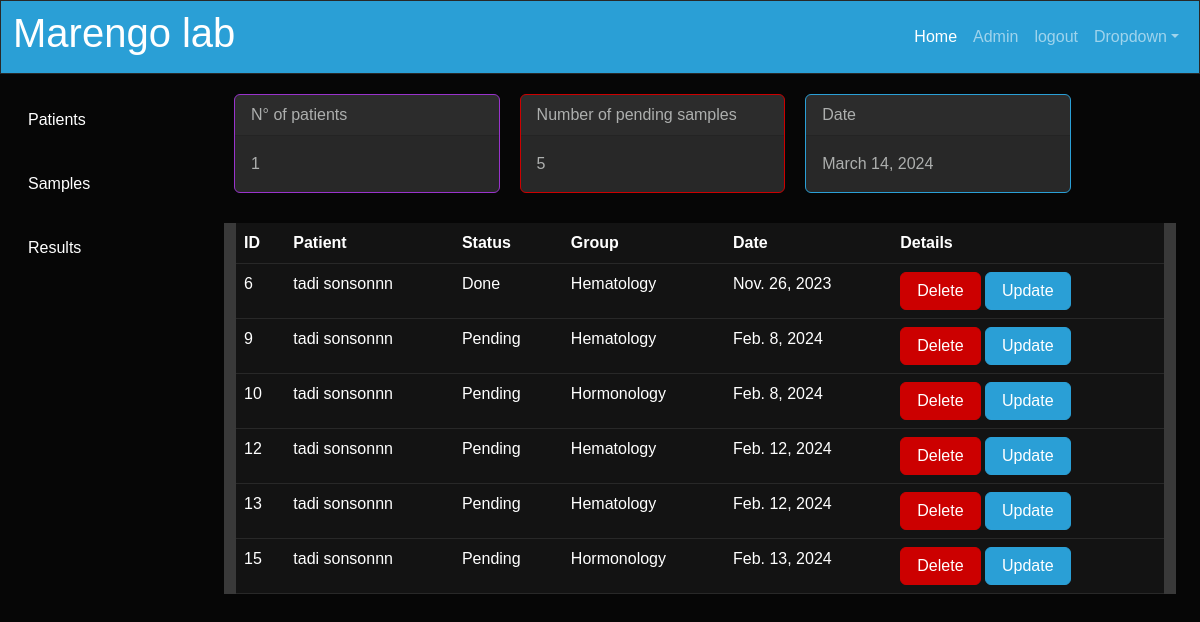
The page /ViewSample on the database its author committed.
### Lab/models.py (models this page shows, shortened)
class Sample(models.Model):
    PENDING = 'P'
    DONE = 'D'
    status_choice = [
        (PENDING, 'Pending'),
        (DONE, 'Done'),
    ]
    sample_ID = models.AutoField(primary_key=True)
    date = models.DateField(default=date.today)
    status = models.CharField(max_length=1,choices=status_choice,default=PENDING,null=False)
    patient = models.ForeignKey(Patient, on_delete=models.CASCADE,to_field='patient_id')
    group = models.ForeignKey(Group, on_delete=models.CASCADE,to_field='group_ID')

class Patient(models.Model):
    Gender_type=[('0','Male'),('1','Female')]
    patient_id =models.AutoField(primary_key=True)
    f_name = models.CharField(max_length=100)
    l_name = models.CharField(max_length=100)
    age = models.IntegerField()
    validators=[
            MinValueValidator(0),
            MaxValueValidator(100)]
    gender = models.CharField(max_length=1, choices=Gender_type)
    email = models.EmailField()
    tel_num = models.CharField(max_length=15)
    comment = models.TextField(null=True)

class Group(models.Model):
    group_ID = models.AutoField(primary_key=True)
    group_name = models.CharField(max_length=100)
    def __str__(self):
        return self.group_name

### Lab/views.py (the view)
# urls.py: path('ViewSample',views.ViewSample),
def ViewSample(request):
    csrf_token = get_token(request)
    rows = Sample.objects.select_related('patient').all()
    return render(request,'View_Sample.html',{'rows':rows,'csrf_token':csrf_token})

### Lab/context_processors.py (called while the page is built)
def patient_count(request):
    pending_count = Sample.objects.filter(status='P').count()
    patient_count = Patient.objects.count()
    current_date = datetime.now().date()
    context= {'pending_count': pending_count, 'patient_count':patient_count,'current_date':current_date}
    return context

### Lab/templates/View_Sample.html (shortened to what this page needs)
{% extends 'index.html' %}
{% block content%}
<table class="table table-hover">
    <thead>
        <tr>
            <th>ID</th>
            <th>Patient</th>
            <th>Status</th>
            <th>Group</th>
            <th>Date</th>
            <th>Details</th>
        </tr>
    </thead>
    <tbody>
        {% for row in rows %}
            <tr data-row-id="{{row.sample_ID}}">
                <td>{{ row.sample_ID}}</td>
                <td>{{ row.patient.l_name }} {{ row.patient.f_name }}</td>
                {% if row.status == 'P' %}
                <td>Pending</td>
                {% elif row.status == 'D' %}
                <td>Done</td>
            {% endif %}
                <td>{{ row.group }}</td>
                <td>{{ row.date }}</td>
                <td>
                <button type="button" class="btn btn-danger" data-bs-toggle="modal"  data-bs-target="#modal2{{ row.sample_ID }}">Delete</button>
                <button type="button" class="btn btn-primary"  data-bs-toggle="modal" data-bs-target="#modal3{{row.sample_ID}}">Update</button>
              </td>
            </tr>
        {% endfor %}
    </tbody>
</table>
{% endblock %}

### Lab/templates/index.html (shortened to what this page needs)
<!DOCTYPE html>
<html lang="en">
    <head>
        <link href="https://cdn.jsdelivr.net/npm/bootswatch@5.3.2/dist/cyborg/bootstrap.min.css" rel="stylesheet">
</head>
<body>
        <nav class="navbar navbar-expand-sm bg-primary" data-bs-theme="dark">
        <div class="container-fluid">
          <h3>Marengo lab</h3>
         <div style="padding-left: 40%;">
          <div class="collapse navbar-collapse" id="navbarColor02">
            <ul class="navbar-nav me-auto">
              <li class="nav-item">
                <a class="nav-link active" href="#">Home
                </a>
              </li>
              <li class="nav-item">
                <a class="nav-link" href="/admin">Admin</a>
              </li>
              <li class="nav-item">
                <a class="nav-link" href="logout">logout</a>
              </li>
              <li class="nav-item dropdown">
                <a class="nav-link dropdown-toggle" data-bs-toggle="dropdown" href="#" role="button" aria-haspopup="true" aria-expanded="false">Dropdown</a>
                </div>
          </div>
        </div>
      </nav>
      <div class="container-fluid">
            <div class="row flex-nowrap" >
                <div class="col-auto col-md-3 col-xl-2 px-sm-2 px-0 ">
                    <div class="d-flex flex-column align-items-center align-items-sm-start px-3 pt-2  min-vh-100">
                        <ul class="nav nav-pills flex-column mb-sm-auto mb-0 align-items-center align-items-sm-start" id="menu">
                                <li>
                                  <a href="#submenu1" data-bs-toggle="collapse" class="nav-link px-0 align-middle ">
                                       <span class="ms-1 d-none d-sm-inline">Patients</span></a>
                              </li>
                                <li>
                                    <a href="#submenu2" data-bs-toggle="collapse" class="nav-link px-0 align-middle ">
                                         <span class="ms-1 d-none d-sm-inline">Samples</span></a>
                                </li>
                                <li>
                                    <a href="#submenu3" data-bs-toggle="collapse" class="nav-link px-0 align-middle ">
                                         <span class="ms-1 d-none d-sm-inline">Results</span></a>
                                </li>
                            </ul>
                        </div>
                    </div>
                    <main class="col-md-9 ms-sm-auto col-lg-10 px-md-4" >
                  <div class="container">
                     <div class="row">
                        <div class="column ">
                          <div class="card border-info">
                          <div class="card-header">N° of patients</div>
                          <div class="card-body">
                            <p class="card-text">{{patient_count}}</p>
                          </div>
                          </div>
                        </div>
                         <div class="column ">
                          <div class="card border-danger">
                          <div class="card-header">Number of pending samples </div>
                          <div class="card-body">
                            <p class="card-text">{{pending_count}}</p>
                          </div>
                        </div>
                        </div>
                        <div class="column ">
                          <div class="card border-primary">
                          <div class="card-header">Date</div>
                          <div class="card-body">
                            <p class="card-text">{{ current_date|date:"F d, Y" }}</p>
                          </div>
                        </div>
                        </div>
                      </div>
                     </div>
                        <div id='1' class='container' style='background-color:rgb(57, 57, 57);'>
                          {% block content%}
                          {% endblock %}
                             </div>
                      </main>
                </div>
                    </div>
    </body>
    </html>

### Lab/templates/index.html (style rules this page uses)
* { box-sizing: border-box; }
body { font-family: Arial, Helvetica, sans-serif; }
.column { float: right; width: 30%; padding: 0 10px; }
.container { margin-top: 20px; margin-bottom: 30px; }
.table { margin-top: 10px; }

### rows shown on the page
Sample: sample_ID "6", patient.l_name "tadi", patient.f_name "sonsonnn", status "Done", group "Hematology", date "Nov. 26, 2023"
Sample: sample_ID "9", patient.l_name "tadi", patient.f_name "sonsonnn", status "Pending", group "Hematology", date "Feb. 8, 2024"
Sample: sample_ID "10", patient.l_name "tadi", patient.f_name "sonsonnn", status "Pending", group "Hormonology", date "Feb. 8, 2024"
Sample: sample_ID "12", patient.l_name "tadi", patient.f_name "sonsonnn", status "Pending", group "Hematology", date "Feb. 12, 2024"
Sample: sample_ID "13", patient.l_name "tadi", patient.f_name "sonsonnn", status "Pending", group "Hematology", date "Feb. 12, 2024"
Sample: sample_ID "15", patient.l_name "tadi", patient.f_name "sonsonnn", status "Pending", group "Hormonology", date "Feb. 13, 2024"

### other values the page prints
{{ patient_count }} "1"
{{ pending_count }} "5"
